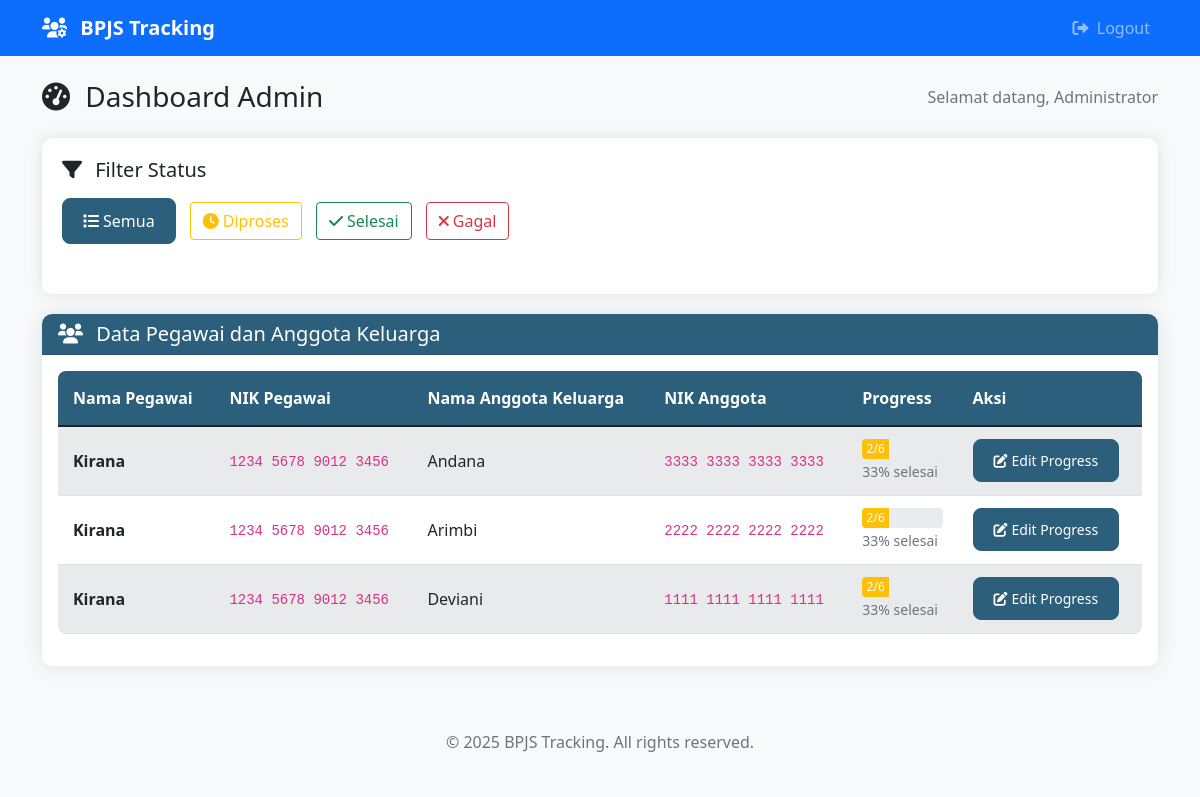
/admin/index.php (signed in), run on the app's committed database.
### tables this page shows
CREATE TABLE pegawai (
    id INT AUTO_INCREMENT PRIMARY KEY,
    nama VARCHAR(100) NOT NULL,
    nik VARCHAR(20) UNIQUE NOT NULL,
    created_at TIMESTAMP DEFAULT CURRENT_TIMESTAMP,
    updated_at TIMESTAMP DEFAULT CURRENT_TIMESTAMP ON UPDATE CURRENT_TIMESTAMP
);

### includes/db_connect.php (called while the page is built, shortened)
<?php
class Database {
    private $host = DB_HOST;
    private $username = DB_USERNAME;
    private $password = DB_PASSWORD;
    private $database = DB_NAME;
    private $connection;
    private function connect() {
        try {
            $this->connection = new mysqli($this->host, $this->username, $this->password, $this->database);
            $this->connection->set_charset("utf8");
        } catch (Exception $e) {
            die("Database connection error: " . $e->getMessage());
        }
    }
    public function query($sql) {
        $result = $this->connection->query($sql);
        return $result;
    }
}
$db = new Database();
?>

### includes/functions.php (called while the page is built, shortened)
<?php
function formatNIK($nik) {
    return chunk_split($nik, 4, ' ');
}
?>

### admin/index.php (the view, shortened to what this page needs)
<?php
require_once '../includes/db_connect.php';
require_once '../includes/functions.php';
$status_filter = isset($_GET['status']) ? $_GET['status'] : 'all';
$where_clause = '';
$params = [];
$types = '';
$query = "
    SELECT DISTINCT
        p.id as pegawai_id,
        p.nama as nama_pegawai,
        p.nik as nik_pegawai,
        ak.nama as nama_anggota,
        ak.nik as nik_anggota,
        (SELECT COUNT(*) FROM progress_pegawai pp2 WHERE pp2.pegawai_id = p.id AND pp2.status = 'berhasil') as completed_steps,
        (SELECT COUNT(*) FROM progress_pegawai pp3 WHERE pp3.pegawai_id = p.id AND pp3.status = 'gagal') as failed_steps,
        (SELECT COUNT(*) FROM tahapan_progress) as total_steps
    FROM pegawai p
    LEFT JOIN anggota_keluarga ak ON p.id = ak.pegawai_id
    LEFT JOIN progress_pegawai pp ON p.id = pp.pegawai_id
    $where_clause
    ORDER BY p.nama, ak.nama
";
try {
    if (!empty($params)) {
        $stmt = $db->prepare($query);
        $stmt->bind_param($types, ...$params);
        $stmt->execute();
        $result = $stmt->get_result();
    } else {
        $result = $db->query($query);
    }
    $pegawai_data = [];
    while ($row = $result->fetch_assoc()) {
        $pegawai_data[] = $row;
    }
} catch (Exception $e) {
    $pegawai_data = [];
    setFlashMessage('error', 'Terjadi kesalahan saat mengambil data: ' . $e->getMessage());
}
include '../includes/header.php';
?>
<div class="row">
    <div class="col-12">
        <div class="d-flex justify-content-between align-items-center mb-4">
            <h1 class="h3 mb-0">
                <i class="fas fa-tachometer-alt me-2"></i>
                Dashboard Admin
            </h1>
            <div>
                <span class="text-muted">Selamat datang, <?php echo htmlspecialchars($_SESSION['admin_nama']); ?></span>
            </div>
        </div>
    </div>
</div>
<div class="status-filters">
    <h5 class="mb-3">
        <i class="fas fa-filter me-2"></i>
        Filter Status
    </h5>
    <div class="filter-buttons">
        <a href="?status=all" class="btn <?php echo $status_filter === 'all' ? 'btn-primary' : 'btn-outline-primary'; ?>">
            <i class="fas fa-list me-1"></i>Semua
        </a>
        <a href="?status=pending" class="btn <?php echo $status_filter === 'pending' ? 'btn-warning' : 'btn-outline-warning'; ?>">
            <i class="fas fa-clock me-1"></i>Diproses
        </a>
        <a href="?status=berhasil" class="btn <?php echo $status_filter === 'berhasil' ? 'btn-success' : 'btn-outline-success'; ?>">
            <i class="fas fa-check me-1"></i>Selesai
        </a>
        <a href="?status=gagal" class="btn <?php echo $status_filter === 'gagal' ? 'btn-danger' : 'btn-outline-danger'; ?>">
            <i class="fas fa-times me-1"></i>Gagal
        </a>
    </div>
</div>
<div class="card">
    <div class="card-header">
        <h5 class="mb-0">
            <i class="fas fa-users me-2"></i>
            Data Pegawai dan Anggota Keluarga
        </h5>
    </div>
    <div class="card-body">
        <?php if (empty($pegawai_data)): ?>
        <div class="text-center py-4">
            <i class="fas fa-inbox fa-3x text-muted mb-3"></i>
            <p class="text-muted">Tidak ada data yang ditemukan</p>
        </div>
        <?php else: ?>
        <div class="table-responsive">
            <table class="table table-striped table-hover">
                <thead>
                    <tr>
                        <th>Nama Pegawai</th>
                        <th>NIK Pegawai</th>
                        <th>Nama Anggota Keluarga</th>
                        <th>NIK Anggota</th>
                        <th>Progress</th>
                        <th>Aksi</th>
                    </tr>
                </thead>
                <tbody>
                    <?php foreach ($pegawai_data as $data): ?>
                    <tr>
                        <td>
                            <strong><?php echo htmlspecialchars($data['nama_pegawai']); ?></strong>
                        </td>
                        <td>
                            <code><?php echo formatNIK($data['nik_pegawai']); ?></code>
                        </td>
                        <td>
                            <?php echo htmlspecialchars($data['nama_anggota'] ?: '-'); ?>
                        </td>
                        <td>
                            <?php if ($data['nik_anggota']): ?>
                                <code><?php echo formatNIK($data['nik_anggota']); ?></code>
                            <?php else: ?>
                                <span class="text-muted">-</span>
                            <?php endif; ?>
                        </td>
                        <td>
                            <div class="progress" style="height: 20px;">
                                <?php
                                $progress_percentage = ($data['completed_steps'] / $data['total_steps']) * 100;
                                $progress_class = 'bg-success';
                                if ($data['failed_steps'] > 0) {
                                    $progress_class = 'bg-danger';
                                } elseif ($progress_percentage < 100) {
                                    $progress_class = 'bg-warning';
                                }
                                ?>
                                <div class="progress-bar <?php echo $progress_class; ?>"
                                     style="width: <?php echo $progress_percentage; ?>%">
                                    <?php echo $data['completed_steps']; ?>/<?php echo $data['total_steps']; ?>
                                </div>
                            </div>
                            <small class="text-muted">
                                <?php if ($data['failed_steps'] > 0): ?>
                                    <i class="fas fa-exclamation-triangle text-danger"></i>
                                    <?php echo $data['failed_steps']; ?> tahap gagal
                                <?php else: ?>
                                    <?php echo round($progress_percentage); ?>% selesai
                                <?php endif; ?>
                            </small>
                        </td>
                        <td>
                            <a href="edit.php?id=<?php echo $data['pegawai_id']; ?>"
                               class="btn btn-primary btn-sm">
                                <i class="fas fa-edit me-1"></i>Edit Progress
                            </a>
                        </td>
                    </tr>
                    <?php endforeach; ?>
                </tbody>
            </table>
        </div>
        <?php endif; ?>
    </div>
</div>
<?php include '../includes/footer.php'; ?>

### assets/css/style.css (style rules this page uses)
:root { --primary-color: #2c5f7c; --secondary-color: #6c757d; --success-color: #28a745; --danger-color: #dc3545; --warning-color: #ffc107; --info-color: #17a2b8; --light-color: #f8f9fa; --dark-color: #343a40; }
body { font-family: 'Segoe UI', Tahoma, Geneva, Verdana, sans-serif; background-color: #f8f9fa; }
.card { border: none; border-radius: 10px; box-shadow: 0 0 20px rgba(0,0,0,0.1); }
.card-header { background-color: var(--primary-color); color: white; border-radius: 10px 10px 0 0 !important; font-weight: 600; }
.btn-primary { background-color: var(--primary-color); border-color: var(--primary-color); border-radius: 8px; font-weight: 500; padding: 10px 20px; }
.table { border-radius: 8px; overflow: hidden; }
.table th { background-color: var(--primary-color); color: white; font-weight: 600; border: none; padding: 15px; }
.table td { padding: 12px 15px; vertical-align: middle; }
.table-striped tbody tr:nth-of-type(odd) { background-color: rgba(44, 95, 124, 0.05); }
.filter-buttons { margin-bottom: 20px; }
.filter-buttons .btn { margin-right: 10px; margin-bottom: 10px; }
.status-filters { background: white; border-radius: 10px; padding: 20px; margin-bottom: 20px; box-shadow: 0 0 15px rgba(0,0,0,0.1); }

### includes/header.php (style rules this page uses)
.btn-primary { background-color: #2c5f7c; border-color: #2c5f7c; }
.table th { background-color: #2c5f7c; color: white; }

### data on the page
pegawai: nama "Kirana", nik "1234 5678 9012 3456", nama_anggota "Andana", nik_anggota "3333 3333 3333 3333", $progress_percentage 33.333333333333 (drawn), completed_steps "2", total_steps "6", progress_percentage "33", nama_anggota "Arimbi", nik_anggota "2222 2222 2222 2222", nama_anggota "Deviani", nik_anggota "1111 1111 1111 1111"

### other printed values
APP_NAME "BPJS Tracking"
$_SESSION['admin_nama'] "Administrator"
